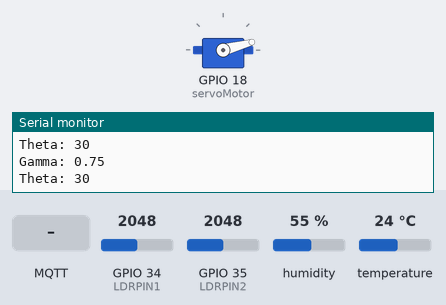
Bench run of a sketch on a simulated ESP32. Parts: servo, the last lines printed to the serial monitor. Inputs (shaded band) come from the test bench; at power-on: GPIO 34 (LDRPIN1) = 2048, GPIO 35 (LDRPIN2) = 2048, humidity 55 %, temperature 24 °C. WiFi joins after 1.5 s; servers stay silent unless stated; no MQTT or app messages arrive unless stated.

Above: at 3.7 s.
3.8 s: MQTT message "90" arrives on the first subscribed topic
At 4.9 s:
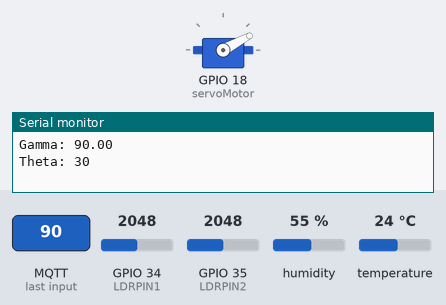
6.0 s: GPIO 34 (LDRPIN1) set to 2866
At 7.3 s:
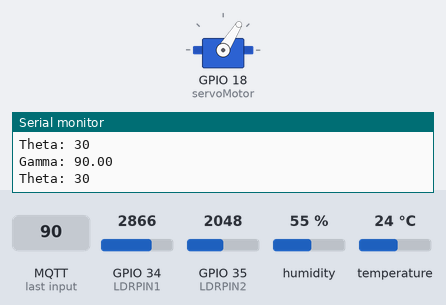
8.1 s: GPIO 35 (LDRPIN2) set to 122
At 9.7 s:
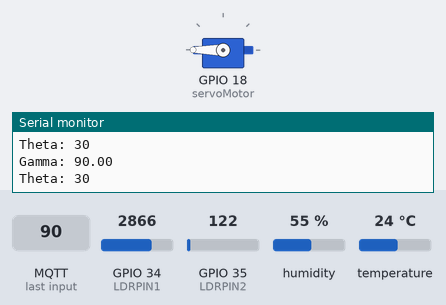
10.1 s: MQTT message "5" arrives on the first subscribed topic
At 11.0 s:
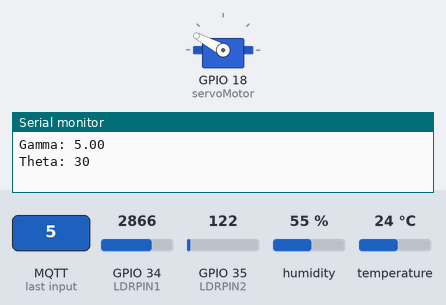
12.1 s: MQTT message "ENTC-SlidingBar" arrives on the second subscribed topic
At 13.5 s:
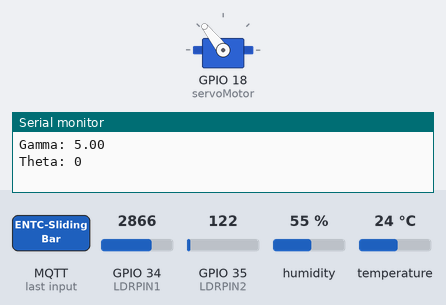
14.1 s: MQTT message "200" arrives on the first subscribed topic
At 16.0 s:
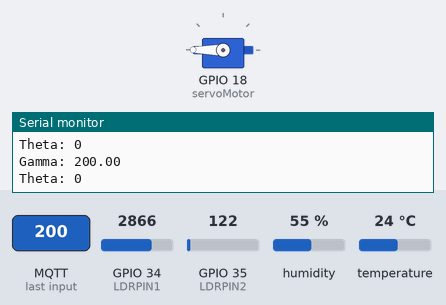
Timing chart, 0 to 17.2 s (numbered marks = the images above; inputs shaded):
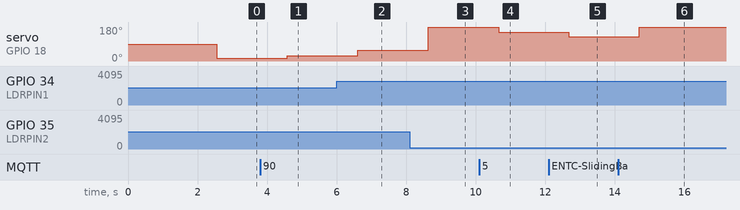

The sketch:

Smart_Medibox.ino
```cpp
#include <ESP32Servo.h>
#include <PubSubClient.h>
#include <WiFi.h>
#include "DHTesp.h"

// Pin Definitions
#define LDRPIN1 34  // First LDR pin
#define LDRPIN2 35  // Second LDR pin


// Objects Initialization
Servo servoMotor; // Servo motor object
WiFiClient espClient;
PubSubClient mqttClient(espClient);
DHTesp dhtSensor;

// Constants
const int DHT_PIN = 15;
const float GAMMA = 0.7;
const float RL10 = 50; // Resistance value
const float MIN_LUX = 0.1; // Minimum lux value
const float MAX_LUX = 100000.0; // Maximum lux value

// Variables
int thetaOffset = 30; // Minimum servo motor angle
float gammaValue = 0.75; // Control factor for motor movement

void setup() {
  Serial.begin(115200);
  dhtSensor.setup(DHT_PIN, DHTesp::DHT22);
  setupWifi();
  setupMQTT();
  servoMotor.attach(18); // Attach servo to pin 18
  delay(1000);
}

void loop() {
  if (!mqttClient.connected()) {
    connectToBroker();
  }
  mqttClient.loop();

  // Measure light intensity for the first LDR
  float lux1 = measureLightIntensity(LDRPIN1);
  // Measure light intensity for the second LDR
  float lux2 = measureLightIntensity(LDRPIN2);

  // Determine maximum intensity and motor direction
  float maxIntensity;
  float direction;
  if (lux1 >= lux2) {
    maxIntensity = scaleLux(lux1);
    direction = 0.5;
  } else {
    maxIntensity = scaleLux(lux2);
    direction = 1.5;
  }

  // Calculate motor angle based on intensity and direction
  int motorAngle = calculateMotorAngle(maxIntensity, direction);
  servoMotor.write(motorAngle); // Rotate the servo to the calculated angle

  // Publish lux values
  publishLux("ENTC-LUX1", scaleLux(lux1));
  publishLux("ENTC-LUX2", scaleLux(lux2));

  Serial.print("Gamma: ");
  Serial.println(gammaValue);

  Serial.print("Theta: ");
  Serial.println(thetaOffset);

  updateTempAndHumidity();
  delay(1000);
}

// Function to measure light intensity
float measureLightIntensity(int LDRPIN) {
  int val = analogRead(LDRPIN);
  float voltage = val * (3.3 / 4063.0); // Convert analog reading to voltage
  float resistance = (10000.0 * voltage) / (3.3 - voltage); // Calculate resistance
  float lux = pow(RL10 * 1e3 * pow(10, GAMMA) / resistance, (1.0 / GAMMA)); // Calculate lux
  return lux;
}

// Function to scale lux value to the range [0, 1]
float scaleLux(float lux) {
  return (lux - MIN_LUX) / (MAX_LUX - MIN_LUX);
}


// Function to calculate motor angle
int calculateMotorAngle(float intensity, float direction) {
  float angle = min(thetaOffset * direction + (180 - thetaOffset) * intensity * gammaValue, 180.0f);
  return int(angle); // Convert float angle to int
}

// Function to setup Wi-Fi connection
void setupWifi() {
  WiFi.begin("Wokwi-GUEST", ""); // Connect to Wi-Fi network

  while (WiFi.status() != WL_CONNECTED) {
    delay(300);
    Serial.print(".");
  }

  Serial.println("");
  Serial.println("WiFi Connected");
  Serial.println("IP address: ");
  Serial.println(WiFi.localIP());
}

// Function to setup MQTT connection
void setupMQTT() {
  mqttClient.setServer("test.mosquitto.org", 1883);
  mqttClient.setCallback(reciveCallback);
}

// Function to connect to MQTT broker
void connectToBroker() {
  while (!mqttClient.connected()) {
    Serial.print("Attempting MQTT connection...");
    if (mqttClient.connect("ESP32-465456646675565")) {
      Serial.println("Connected");
      mqttClient.subscribe("ENTC-SlidingBar");
      mqttClient.subscribe("ENTC-OffsetTheta");
    } else {
      Serial.print("failed ");
      Serial.print(mqttClient.state());
    }
  }
}

// Callback function for receiving MQTT messages
void reciveCallback(char* topic, byte* payload, unsigned int length) {
  Serial.print("Message arrived [");
  Serial.print(topic);
  Serial.print("]");

  char payloadCharAr[length];
  for (int i = 0; i < length; i++) {
    Serial.print((char)payload[i]);
    payloadCharAr[i] = (char)payload[i];
  }

  if (strcmp(topic, "ENTC-SlidingBar") == 0) {
    // Parse the sliding bar value
    float slidingBarValue = atof(payloadCharAr);
    gammaValue = slidingBarValue;
    Serial.print("Sliding bar value: ");
    Serial.println(slidingBarValue);
  }

  if (strcmp(topic, "ENTC-OffsetTheta") == 0) {
    // Parse the sliding bar value
    float offsetThetaValue = atof(payloadCharAr);
    thetaOffset = offsetThetaValue;
    Serial.print("Sliding bar value: ");
    Serial.println(offsetThetaValue);
  }
}

// Function to publish lux values
void publishLux(const char* topic, float lux) {
  char luxStr[20];
  dtostrf(lux, 10, 5, luxStr);
  mqttClient.publish(topic, luxStr);
}

// Function to update temperature and humidity values
void updateTempAndHumidity() {
  float temperature = dhtSensor.getTemperature();
  float humidity = dhtSensor.getHumidity();

  if (isnan(temperature) || isnan(humidity)) {
    Serial.println("Failed to read from DHT sensor!");
    return;
  }

  // Publish temperature and humidity values
  mqttClient.publish("ENTC-Temperature", String(temperature).c_str());
  mqttClient.publish("ENTC-Humidity", String(humidity).c_str());
}
```

Measured:
- after the input at 3.8 s, servo on GPIO 18 (servoMotor): 15° → 28° after 0.78 s
- after the input at 6.0 s, servo on GPIO 18 (servoMotor): 28° → 58° after 0.61 s
- after the input at 8.1 s, servo on GPIO 18 (servoMotor): 58° → 180° after 0.53 s
- after the input at 10.1 s, servo on GPIO 18 (servoMotor): 180° → 152° after 0.56 s
- after the input at 12.1 s, servo on GPIO 18 (servoMotor): 152° → 128° after 0.58 s
- after the input at 14.1 s, servo on GPIO 18 (servoMotor): 128° → 180° after 0.61 s
